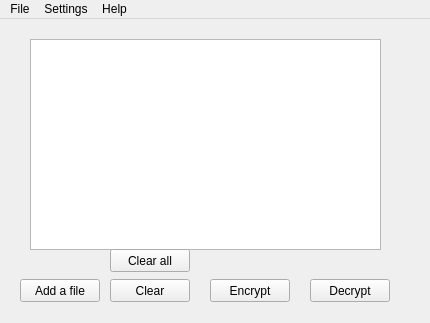
<?xml version="1.0" encoding="UTF-8"?>
<ui version="4.0">
 <class>MainWindow</class>
 <widget class="QMainWindow" name="MainWindow">
  <property name="geometry">
   <rect>
    <x>0</x>
    <y>0</y>
    <width>430</width>
    <height>323</height>
   </rect>
  </property>
  <property name="minimumSize">
   <size>
    <width>430</width>
    <height>200</height>
   </size>
  </property>
  <property name="windowTitle">
   <string>FileCrypt</string>
  </property>
  <widget class="QWidget" name="centralWidget">
   <widget class="QPushButton" name="addButton">
    <property name="geometry">
     <rect>
      <x>20</x>
      <y>260</y>
      <width>80</width>
      <height>23</height>
     </rect>
    </property>
    <property name="text">
     <string>Add a file</string>
    </property>
   </widget>
   <widget class="QPushButton" name="encryptButton">
    <property name="geometry">
     <rect>
      <x>210</x>
      <y>260</y>
      <width>80</width>
      <height>23</height>
     </rect>
    </property>
    <property name="text">
     <string>Encrypt</string>
    </property>
   </widget>
   <widget class="QPushButton" name="decryptButton">
    <property name="geometry">
     <rect>
      <x>310</x>
      <y>260</y>
      <width>80</width>
      <height>23</height>
     </rect>
    </property>
    <property name="text">
     <string>Decrypt</string>
    </property>
   </widget>
   <widget class="QTableView" name="tableView">
    <property name="geometry">
     <rect>
      <x>30</x>
      <y>20</y>
      <width>351</width>
      <height>211</height>
     </rect>
    </property>
   </widget>
   <widget class="QPushButton" name="removeButton">
    <property name="geometry">
     <rect>
      <x>110</x>
      <y>260</y>
      <width>80</width>
      <height>23</height>
     </rect>
    </property>
    <property name="text">
     <string>Clear</string>
    </property>
   </widget>
   <widget class="QPushButton" name="removeAllButton">
    <property name="geometry">
     <rect>
      <x>110</x>
      <y>230</y>
      <width>80</width>
      <height>23</height>
     </rect>
    </property>
    <property name="text">
     <string>Clear all</string>
    </property>
   </widget>
  </widget>
  <widget class="QMenuBar" name="menuBar">
   <property name="geometry">
    <rect>
     <x>0</x>
     <y>0</y>
     <width>430</width>
     <height>30</height>
    </rect>
   </property>
   <widget class="QMenu" name="menuFile">
    <property name="title">
     <string>File</string>
    </property>
    <addaction name="actionOpen"/>
    <addaction name="actionSave"/>
    <addaction name="actionSaveAs"/>
    <addaction name="actionExit"/>
   </widget>
   <widget class="QMenu" name="menuOptions">
    <property name="title">
     <string>Settings</string>
    </property>
    <addaction name="actionSet_Destination"/>
   </widget>
   <widget class="QMenu" name="menuHelp">
    <property name="title">
     <string>Help</string>
    </property>
    <addaction name="actionAbout"/>
   </widget>
   <addaction name="menuFile"/>
   <addaction name="menuOptions"/>
   <addaction name="menuHelp"/>
  </widget>
  <action name="actionSet_Destination">
   <property name="text">
    <string>Set Destination Path</string>
   </property>
  </action>
  <action name="actionRemove_original_files_after_encrypt">
   <property name="checkable">
    <bool>true</bool>
   </property>
   <property name="text">
    <string>Remove Original Files After Encrypt</string>
   </property>
  </action>
  <action name="actionAbout">
   <property name="text">
    <string>About</string>
   </property>
  </action>
  <action name="actionOpen">
   <property name="text">
    <string>Open</string>
   </property>
  </action>
  <action name="actionSave">
   <property name="text">
    <string>Save</string>
   </property>
  </action>
  <action name="actionSaveAs">
   <property name="text">
    <string>Save As...</string>
   </property>
  </action>
  <action name="actionSave_As">
   <property name="text">
    <string>Save As</string>
   </property>
  </action>
  <action name="actionExit">
   <property name="text">
    <string>Exit</string>
   </property>
  </action>
 </widget>
 <layoutdefault spacing="6" margin="11"/>
 <resources/>
 <connections/>
</ui>
